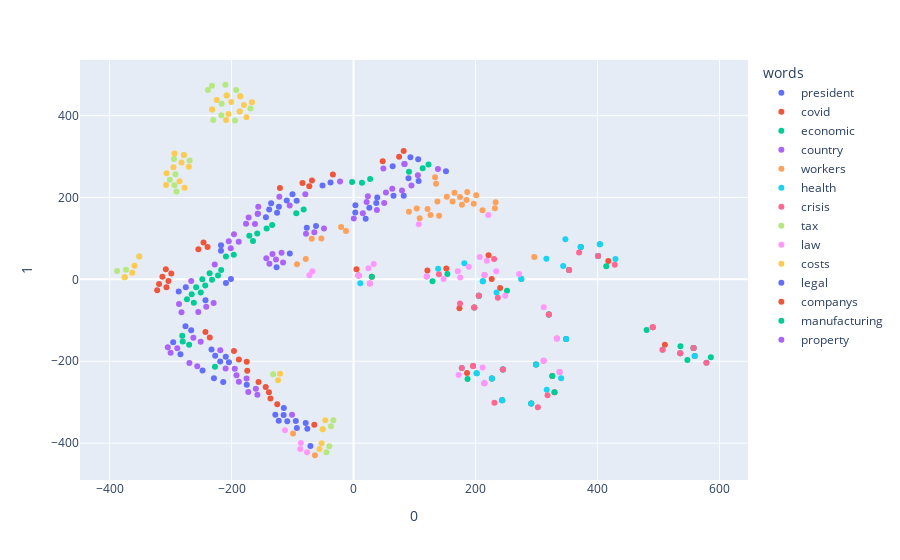

Source (notebook cell):
### Code cell
# Scatter plot of specific words clusters
px.scatter(fit_specific_words, x=0, y=1,
           color=df_specific_words_exploded.words,
           labels={'color': 'words'},
           hover_name=df_specific_words_exploded.clusters
           )

### Figure 1 — Plotly figure (JSON) as saved in the notebook; plotly's stock layout.template omitted (floating-point values rounded to 4 significant figures)
{"data": [{"hovertemplate": "<b>%{hovertext}</b><br><br>words=president<br>0=%{x}<br>1=%{y}<extra></extra>", "hovertext": ["established", "cabinet", "parliament", "amended", "published", "croatia", "czech", "introduces", "series", "framework", "amongst", "declaration", "virtue", "wednesday", "cooperation", "regulations", "decided", "prime", "passed", "provides", "gazette", "decision", "country", "determining", "implemented", "adopt", "circular", "ziuzeop", "lithuania", "ordinance"], "legendgroup": "president", "marker": {"color": "#636efa", "symbol": "circle"}, "mode": "markers", "name": "president", "orientation": "v", "showlegend": true, "type": "scatter", "x": [151.6, -201.0, 38.94, -242.7, 37.35, -76.65, -126.2, -213.6, -104.5, -61.47, -122.6, -209.1, -247.5, -70.66, -283.7, 106.7, 2.837, -114.6, -295.7, 82.35, -92.84, 90.12, 65.57, -108.6, 25.92, -128.2, -228.9, -94.63, 3.067, 19.96], "xaxis": "x", "y": [263.9, 0.662, 200.2, -51.24, 186.6, 126.2, 29.63, -250.6, 62.89, 130.5, -345.4, -9.192, -222.4, -406.9, -183.1, 240.5, 163.2, -331.4, -153.4, 204.4, -363.2, 246.7, 204.4, -346.6, 175.2, -330.9, -241.4, -345.9, 181.3, 148.3], "yaxis": "y"}, {"hovertemplate": "<b>%{hovertext}</b><br><br>words=covid<br>0=%{x}<br>1=%{y}<extra></extra>", "hovertext": ["pandemic", "crisis", "measures", "economic", "affected", "government", "health", "emergency", "spread", "coronavirus", "sector", "due", "package", "effects", "consequences", "act", "public", "caused", "labour", "safety", "companies", "economy", "outbreak", "help", "impact", "law", "mitigate", "support", "activities", "situation"], "legendgroup": "covid", "marker": {"color": "#EF553B", "symbol": "circle"}, "mode": "markers", "name": "covid", "orientation": "v", "showlegend": true, "type": "scatter", "x": [557.6, 559.4, 535.8, 510.5, 243.8, 291.4, 490.6, 329.5, 226.8, 299.2, 417.8, 244.9, 325.9, 186.1, 196.0, 348.5, 400.9, 29.98, 353.4, 372.6, 198.0, 240.4, 121.1, 205.4, 152.1, 320.3, 4.874, 173.7, 226.6, 221.4], "xaxis": "x", "y": [-168.0, -187.0, -180.4, -159.7, -295.5, -303.1, -116.7, -275.5, -242.2, -208.1, 44.7, -220.3, -236.2, -229.0, -211.6, -145.8, 56.83, 6.191, 23.07, 79.16, -68.96, -20.95, 21.8, -39.8, 26.31, -85.86, 24.97, -70.59, 0.6304, 59.03], "yaxis": "y"}, {"hovertemplate": "<b>%{hovertext}</b><br><br>words=economic<br>0=%{x}<br>1=%{y}<extra></extra>", "hovertext": ["measures", "crisis", "government", "affected", "pandemic", "spread", "emergency", "sector", "coronavirus", "health", "package", "effects", "act", "due", "consequences", "public", "covid", "caused", "labour", "safety", "economy", "impact", "outbreak", "help", "companies", "law", "mitigate", "activities", "services", "ministry"], "legendgroup": "economic", "marker": {"color": "#00cc96", "symbol": "circle"}, "mode": "markers", "name": "economic", "orientation": "v", "showlegend": true, "type": "scatter", "x": [536.0, 547.4, 291.4, 243.8, 557.6, 226.8, 329.5, 414.4, 299.2, 480.5, 325.9, 187.0, 348.5, 244.9, 201.9, 400.9, 585.9, 29.98, 353.4, 372.6, 251.7, 153.9, 129.5, 205.4, 198.0, 320.3, 8.251, 212.0, 403.9, 275.2], "xaxis": "x", "y": [-163.3, -197.2, -303.1, -295.5, -168.0, -242.2, -275.5, 32.23, -208.1, -123.6, -236.2, -243.3, -145.8, -220.3, -229.0, 56.83, -190.1, 6.191, 23.07, 79.16, -27.66, 12.84, -4.857, -39.8, -68.96, -85.86, 9.655, -4.592, 85.49, 0.9857], "yaxis": "y"}, {"hovertemplate": "<b>%{hovertext}</b><br><br>words=country<br>0=%{x}<br>1=%{y}<extra></extra>", "hovertext": ["implemented", "direct", "field", "includes", "assist", "danish", "designed", "promote", "restaurants", "firms", "prepared", "chamber", "significant", "problems", "commerce", "decided", "provides", "various", "main", "facilitate", "initiative", "published", "situations", "existing", "policies", "croatian", "risks", "implement", "amongst", "finnish"], "legendgroup": "country", "marker": {"color": "#ab63fa", "symbol": "circle"}, "mode": "markers", "name": "country", "orientation": "v", "showlegend": true, "type": "scatter", "x": [38.32, 0.4337, -289.0, 63.51, -304.5, -127.2, -142.9, 23.55, -77.89, -229.4, -256.2, 94.97, 53.16, -115.5, -137.9, 15.23, 79.54, -254.5, 138.5, -132.9, -64.26, 50.27, -48.46, 105.5, -241.5, 21.47, -299.9, -118.0, -100.8, -269.1], "xaxis": "x", "y": [169.6, 148.6, -168.5, 221.3, -165.8, 48.7, 51.63, 203.2, 111.7, -57.55, -212.1, 229.1, 211.9, 41.45, 38.28, 161.6, 217.0, -79.92, 269.6, 62.11, 115.3, 186.3, 124.5, 254.5, -67.15, 189.2, -179.6, 64.9, -330.5, -204.3], "yaxis": "y"}, {"hovertemplate": "<b>%{hovertext}</b><br><br>words=workers<br>0=%{x}<br>1=%{y}<extra></extra>", "hovertext": ["care", "temporary", "protection", "occupational", "private", "service", "essential", "unions", "protect", "ensure", "employers", "union", "rescue", "risk", "well", "necessary", "protocol", "infection", "many", "infectious", "organisations", "transport", "need", "concerning", "prevention", "medical", "among", "disease", "partners", "professionals"], "legendgroup": "workers", "marker": {"color": "#FFA15A", "symbol": "circle"}, "mode": "markers", "name": "workers", "orientation": "v", "showlegend": true, "type": "scatter", "x": [137.6, 140.4, 126.2, 162.4, 121.4, 153.0, 103.6, 233.0, -78.31, 165.6, 135.3, 231.9, -99.08, 186.4, 201.2, 185.3, -20.36, -12.28, 197.1, -63.27, 177.8, 211.5, 174.6, -52.68, 108.5, 133.7, 90.86, -92.68, 296.3, -68.46], "xaxis": "x", "y": [190.4, 155.1, 157.2, 190.1, 171.8, 201.6, 172.8, 188.6, 49.93, 211.6, 233.6, 173.7, -376.4, 213.4, 205.4, 194.1, 127.7, 118.1, 184.4, -429.6, 182.0, 168.6, 201.2, 99.63, 149.3, 249.4, 165.4, 37.1, 54.33, 99.39], "yaxis": "y"}, {"hovertemplate": "<b>%{hovertext}</b><br><br>words=health<br>0=%{x}<br>1=%{y}<extra></extra>", "hovertext": ["economic", "public", "sector", "measures", "crisis", "safety", "pandemic", "affected", "act", "labour", "government", "services", "spread", "coronavirus", "effects", "covid", "due", "consequences", "package", "emergency", "trade", "caused", "social", "impact", "law", "order", "ministry", "economy", "activities", "help"], "legendgroup": "health", "marker": {"color": "#19d3f3", "symbol": "circle"}, "mode": "markers", "name": "health", "orientation": "v", "showlegend": true, "type": "scatter", "x": [506.7, 400.9, 429.4, 535.8, 559.4, 372.6, 557.6, 243.8, 348.5, 343.8, 291.4, 403.9, 226.8, 299.2, 177.5, 578.6, 244.9, 201.9, 340.4, 316.7, 347.4, 11.04, 316.2, 138.7, 320.3, 181.7, 275.2, 234.5, 212.0, 205.4], "xaxis": "x", "y": [-171.7, 56.83, 50.01, -180.4, -187.0, 79.16, -168.0, -295.5, -145.8, 32.86, -303.1, 85.49, -242.2, -208.1, -216.3, -204.0, -220.3, -229.0, -241.4, -269.5, 97.74, -9.744, 50.43, 26.06, -85.86, 39.24, 0.9857, -32.15, -4.592, -39.8], "yaxis": "y"}, {"hovertemplate": "<b>%{hovertext}</b><br><br>words=crisis<br>0=%{x}<br>1=%{y}<extra></extra>", "hovertext": ["pandemic", "measures", "covid", "economic", "affected", "government", "health", "spread", "emergency", "coronavirus", "sector", "due", "package", "effects", "consequences", "act", "public", "caused", "labour", "safety", "economy", "companies", "outbreak", "help", "impact", "law", "mitigate", "activities", "situation", "support"], "legendgroup": "crisis", "marker": {"color": "#FF6692", "symbol": "circle"}, "mode": "markers", "name": "crisis", "orientation": "v", "showlegend": true, "type": "scatter", "x": [557.6, 535.8, 578.6, 506.7, 231.0, 302.2, 490.6, 214.5, 318.1, 311.7, 428.3, 244.9, 337.9, 177.5, 196.0, 333.3, 400.9, 26.8, 353.4, 369.8, 236.6, 198.0, 120.1, 205.4, 140.0, 320.3, 8.251, 214.7, 230.4, 174.6], "xaxis": "x", "y": [-168.0, -180.4, -204.0, -171.7, -301.7, -312.4, -116.7, -253.6, -283.0, -198.8, 35.65, -220.3, -226.6, -216.3, -211.6, -144.7, 56.83, -9.881, 23.07, 65.42, -44.99, -68.96, 6.825, -39.8, 12.62, -85.86, 9.655, 10.5, 49.93, -59.0], "yaxis": "y"}, {"hovertemplate": "<b>%{hovertext}</b><br><br>words=tax<br>0=%{x}<br>1=%{y}<extra></extra>", "hovertext": ["income", "payment", "grant", "approx", "czk", "repayment", "costs", "amounts", "revenue", "received", "dkk", "eligible", "june", "turnover", "depends", "huf", "taxes", "bgn", "ron", "interest", "maturity", "december", "preceding", "", "calculated", "additional", "compared", "twelve", "grace", "basic"], "legendgroup": "tax", "marker": {"color": "#B6E880", "symbol": "circle"}, "mode": "markers", "name": "tax", "orientation": "v", "showlegend": true, "type": "scatter", "x": [-232.1, -238.7, -216.2, -294.4, -278.1, -291.9, -192.3, -268.7, -169.0, -293.5, -131.7, -208.0, -229.9, -231.7, -50.52, -372.9, -290.2, -387.5, -375.1, -210.0, -33.05, -216.6, -36.91, -185.7, -351.3, -186.6, -301.1, -44.39, -39.63, -194.2], "xaxis": "x", "y": [472.9, 462.8, 428.8, 294.0, 303.7, 257.0, 462.5, 290.4, 417.2, 229.7, -231.8, 449.2, 389.1, 415.1, -366.1, 23.23, 214.9, 20.47, 5.039, 475.4, -344.2, 400.8, -358.6, 447.6, 55.76, 409.7, 243.3, -422.2, -407.9, 388.2], "yaxis": "y"}, {"hovertemplate": "<b>%{hovertext}</b><br><br>words=law<br>0=%{x}<br>1=%{y}<extra></extra>", "hovertext": ["decree", "act", "adopted", "ministry", "economy", "suppression", "deal", "mitigate", "minister", "impact", "address", "situation", "related", "order", "outbreak", "consequences", "effects", "caused", "result", "activities", "negative", "context", "counteract", "impacts", "coronavirus", "package", "sectors", "epidemic", "cushion", "spread"], "legendgroup": "law", "marker": {"color": "#FF97FF", "symbol": "circle"}, "mode": "markers", "name": "law", "orientation": "v", "showlegend": true, "type": "scatter", "x": [311.9, 333.3, 174.9, 271.4, 248.8, -87.3, -72.38, 8.251, 221.0, 147.7, 24.48, 218.6, 170.9, 189.0, 120.1, 211.7, 172.3, 26.8, 207.0, 214.7, -67.49, 106.9, -76.19, -112.4, 311.7, 337.9, 234.0, 33.12, -86.24, 214.5], "xaxis": "x", "y": [-68.01, -144.7, 4.313, 13.18, -40.12, -414.3, 9.965, 9.655, 157.4, 0.7455, 27.08, 45.32, 19.85, 30.81, 6.825, -215.2, -233.8, -9.881, 54.81, 10.5, 19.64, 134.7, -422.2, -368.7, -198.8, -226.6, 19.52, 37.33, -400.0, -253.6], "yaxis": "y"}, {"hovertemplate": "<b>%{hovertext}</b><br><br>words=costs<br>0=%{x}<br>1=%{y}<extra></extra>", "hovertext": ["czk", "amounts", "ron", "grant", "approx", "eligible", "", "depends", "term", "payable", "fixed", "turnover", "received", "huf", "additional", "revenue", "calculated", "twelve", "lower", "depending", "maturity", "dkk", "value", "exceeding", "cover", "repayment", "sek", "december", "less", "double"], "legendgroup": "costs", "marker": {"color": "#FECB52", "symbol": "circle"}, "mode": "markers", "name": "costs", "orientation": "v", "showlegend": true, "type": "scatter", "x": [-278.1, -282.0, -375.1, -224.3, -293.5, -208.0, -185.7, -50.52, -208.9, -359.1, -295.3, -231.7, -285.2, -362.8, -186.6, -179.8, -351.3, -52.32, -269.9, -307.4, -46.21, -120.4, -166.5, -123.8, -175.6, -306.5, -277.1, -205.1, -200.4, -55.8], "xaxis": "x", "y": [303.7, 285.7, 5.039, 437.9, 307.7, 449.2, 447.6, -366.1, 389.4, 33.12, 273.7, 415.1, 239.4, 16.08, 409.7, 425.7, 55.76, -400.5, 275.3, 230.7, -344.1, -230.8, 432.4, -246.5, 395.8, 258.9, 223.7, 404.2, 433.4, -414.1], "yaxis": "y"}, {"hovertemplate": "<b>%{hovertext}</b><br><br>words=legal<br>0=%{x}<br>1=%{y}<extra></extra>", "hovertext": ["regime", "therefore", "residence", "contact", "doctors", "sets", "performance", "follow", "model", "regulated", "body", "recognition", "covered", "whenever", "masks", "return", "process", "using", "condition", "negotiations", "better", "professional", "flexibility", "organised", "grounds", "cabin", "considered", "introduce", "httpsstaticeurofoundeuropaeucaseseshtmlutmsourceexternaldashboardutmmediumpowerbiutmcampaigncovid", "proceedings"], "legendgroup": "legal", "marker": {"color": "#636efa", "symbol": "circle"}, "mode": "markers", "name": "legal", "orientation": "v", "showlegend": true, "type": "scatter", "x": [-93.21, 106.0, -109.5, -50.82, -122.4, -286.7, -217.3, -204.2, -275.5, -275.0, -143.6, -232.8, -37.7, -266.2, -217.2, 93.28, 83.52, -135.0, -100.1, -218.6, -138.3, 64.18, -209.5, -114.2, -75.74, -226.8, -125.3, -175.1, -78.41, -157.0], "xaxis": "x", "y": [191.8, 293.6, 192.6, 229.4, 177.6, -29.78, 70.09, -202.7, -114.6, -19.53, 151.7, -171.1, 236.5, -124.1, 83.59, 298.5, 281.8, 185.8, 207.9, -200.4, 170.5, 276.5, -189.0, -314.3, -364.9, -186.8, 162.8, -257.4, -350.6, 160.4], "yaxis": "y"}, {"hovertemplate": "<b>%{hovertext}</b><br><br>words=companys<br>0=%{x}<br>1=%{y}<extra></extra>", "hovertext": ["meet", "greater", "balance", "test", "assessed", "still", "summer", "previously", "sales", "required", "regularly", "submit", "type", "duty", "share", "participation", "landlord", "break", "profit", "assessment", "refund", "phase", "possibility", "money", "addition", "vehicle", "start", "usually", "experienced", "categories"], "legendgroup": "companys", "marker": {"color": "#EF553B", "symbol": "circle"}, "mode": "markers", "name": "companys", "orientation": "v", "showlegend": true, "type": "scatter", "x": [-33.8, -254.3, -298.8, -239.3, -155.7, -83.69, -303.5, -245.9, -120.7, 74.73, -196.0, -313.3, -174.2, -125.1, -175.0, -72.53, -235.7, -136.1, -138.7, -321.9, -187.9, -318.8, 47.84, -307.8, 82.24, -64.31, -68.14, -242.8, -144.0, -306.7], "xaxis": "x", "y": [256.2, 73.28, 14.14, 78.95, -250.8, 235.1, -4.141, 90.27, 223.4, 299.3, -175.1, 6.662, -223.1, -305.1, -201.3, 227.3, -141.7, -290.9, -275.7, -26.52, -195.8, -11.42, 288.6, 24.47, 313.4, -355.2, 241.3, -128.3, -262.9, -19.32], "yaxis": "y"}, {"hovertemplate": "<b>%{hovertext}</b><br><br>words=manufacturing<br>0=%{x}<br>1=%{y}<extra></extra>", "hovertext": ["demand", "different", "air", "road", "tour", "mainly", "include", "performing", "shops", "improve", "creation", "develop", "communication", "hotels", "primarily", "processing", "tourist", "operations", "via", "goal", "states", "register", "rapid", "focus", "fact", "international", "region", "together", "similar", "producers"], "legendgroup": "manufacturing", "marker": {"color": "#00cc96", "symbol": "circle"}, "mode": "markers", "name": "manufacturing", "orientation": "v", "showlegend": true, "type": "scatter", "x": [-236.0, 122.9, 13.87, -227.2, -157.8, -243.1, 90.93, -196.3, -232.0, -170.8, 27.28, -133.4, -258.0, -250.4, -269.5, -216.9, -2.352, -142.4, -93.86, -164.8, 113.4, -247.9, -222.2, -280.1, -273.0, -261.8, -265.3, -81.76, -209.2, -280.7], "xaxis": "x", "y": [15.02, 280.7, 236.3, -213.2, 112.0, -15.06, 262.7, 59.96, -0.8713, 106.5, 244.9, 132.9, -19.06, -32.4, -160.0, 23.04, 237.7, 124.0, 161.7, 93.98, 271.5, 0.5462, 9.732, -151.9, -48.5, -57.36, -36.32, 170.6, 56.02, -137.9], "yaxis": "y"}, {"hovertemplate": "<b>%{hovertext}</b><br><br>words=property<br>0=%{x}<br>1=%{y}<extra></extra>", "hovertext": ["tenants", "buildings", "proceedings", "although", "andor", "fiscal", "early", "future", "currently", "purchase", "operate", "postponement", "cancellation", "residence", "deadlines", "premises", "formação", "position", "see", "incurred", "profissional", "ability", "deliver", "voucher", "planned", "process", "à", "parts", "documents", "owned"], "legendgroup": "property", "marker": {"color": "#ab63fa", "symbol": "circle"}, "mode": "markers", "name": "property", "orientation": "v", "showlegend": true, "type": "scatter", "x": [-172.0, -286.1, -157.0, -262.6, -79.04, -250.6, -227.6, -22.11, 48.97, -201.3, -218.5, -157.6, -160.1, -104.6, -172.5, -161.6, -209.7, -204.5, -176.2, -196.0, -194.7, -175.3, -191.9, -121.6, -156.1, 83.52, -188.0, -266.1, -188.2, -282.1], "xaxis": "x", "y": [151.0, -59.93, 160.4, -142.7, 208.1, -152.6, 36.11, 239.2, 270.9, 76.07, -173.0, -281.9, -267.4, 180.7, -275.0, 135.0, -217.5, 92.94, 135.9, 110.1, -218.6, -242.3, -234.1, 202.0, 177.1, 281.8, -250.4, -4.099, 91.84, -80.52], "yaxis": "y"}], "layout": {"legend": {"title": {"text": "words"}, "tracegroupgap": 0}, "margin": {"t": 60}, "xaxis": {"anchor": "y", "domain": [0.0, 1.0], "title": {"text": "0"}}, "yaxis": {"anchor": "x", "domain": [0.0, 1.0], "title": {"text": "1"}}}}
